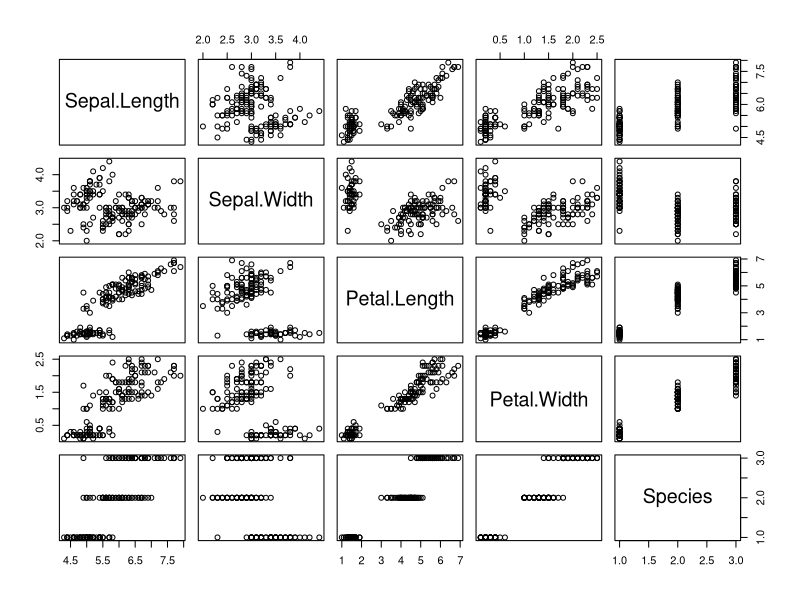
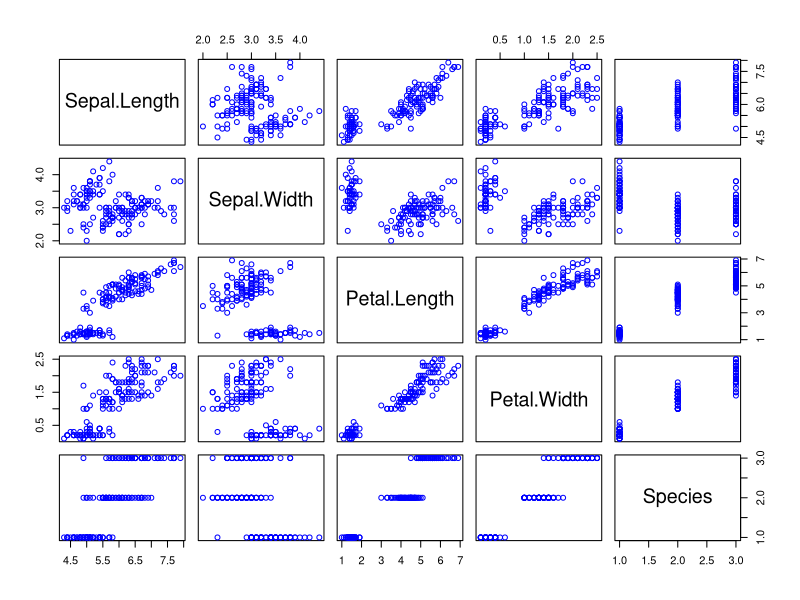
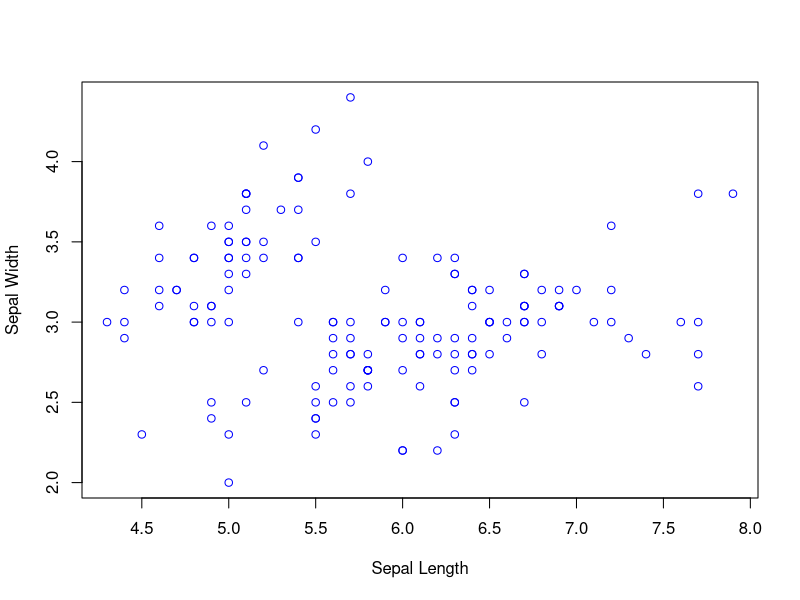
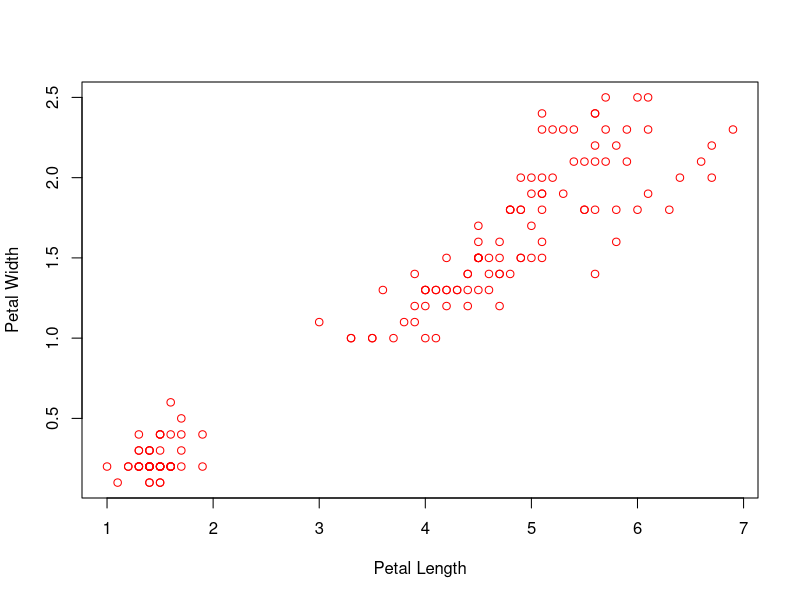
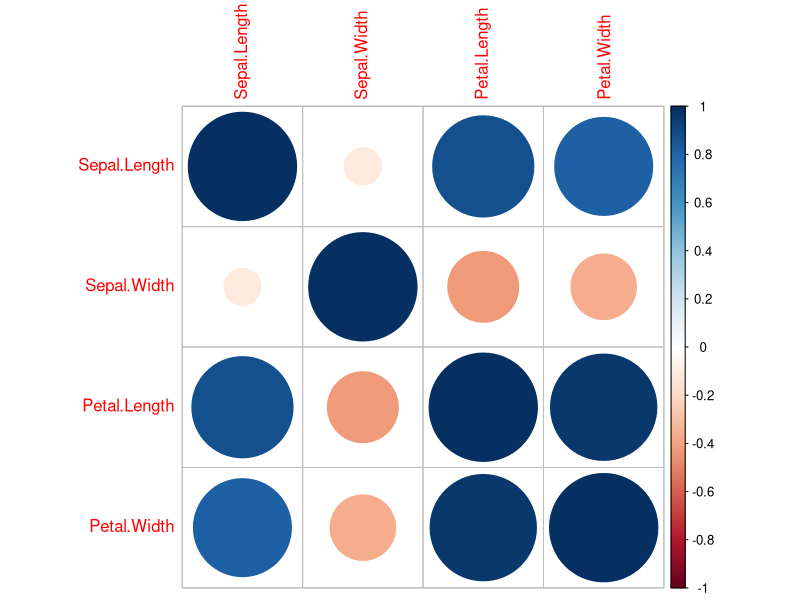
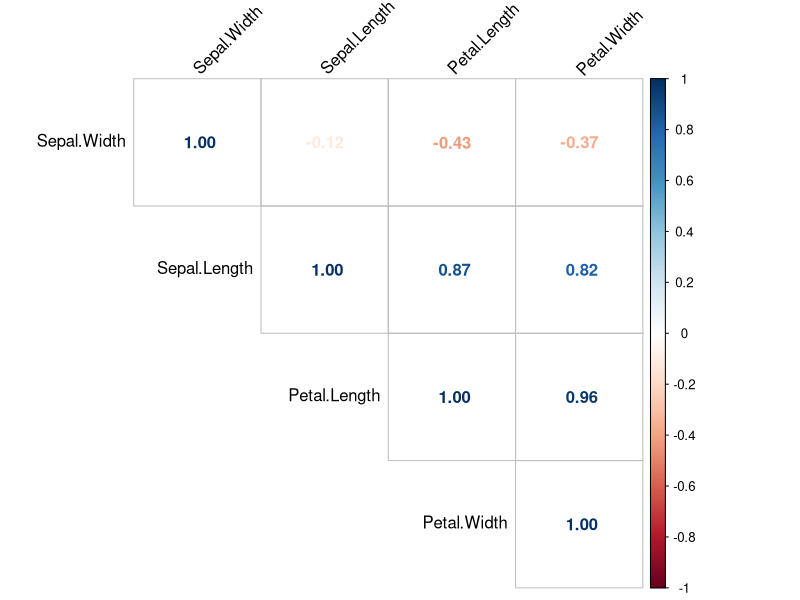
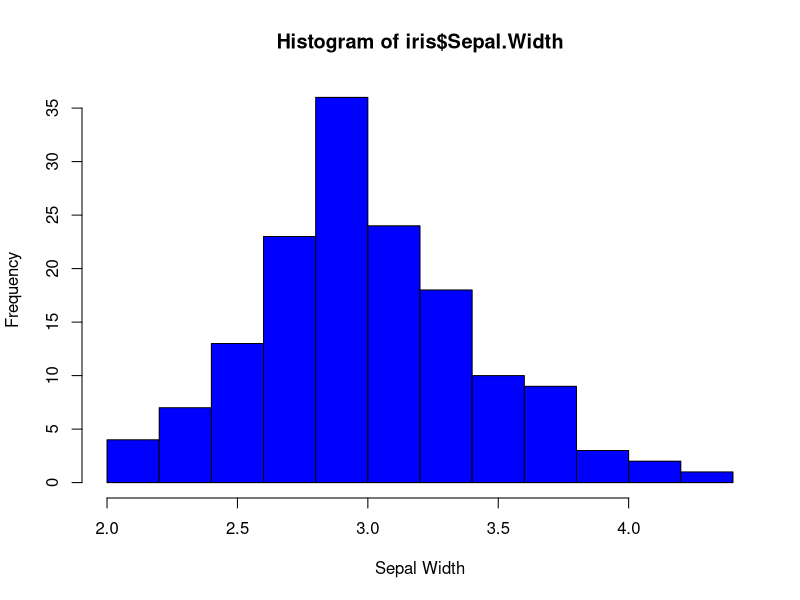
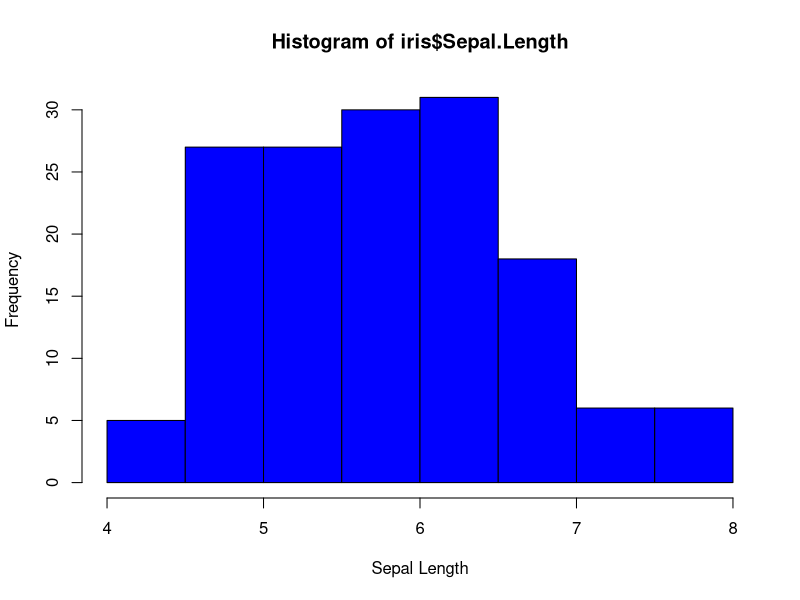

The R script that drew these images, in order:
#######################################
# Loading & Visualizing Iris data set #
#######################################

# NOTE: Uncomment the required line of codes to install 
#       if packages are not installed earlier.


# Load data from R datasets
data()
library(datasets)
data(iris)

# View the data
View(iris)

# Display summary statistics
head(iris, 5)
tail(iris, 5)


# summary()
summary(iris)
summary(iris$Sepal.Length)
summary(iris$Petal.Length)

# Any missing data? Check the total number of
# missing values in the iris data-set
sum(is.na(iris))


# Install package "skimr" 
# "skimr" - Compact & Flexible Summaries of data
# - expands on summary() by providing larger set of statistics
# install.packages("skimr")
library(skimr)

# Perform skim to display compact summary statistics of data
skim(iris) 

# Group data by Species & then perform skim to summarise
# using pipeline operator
iris %>% 
  dplyr::group_by(Species) %>% 
  skim() 


# Data Visualization
# R base plot()

# Panel plots
plot(iris)
plot(iris, col = "blue")

# Scatter plot
plot(iris$Sepal.Length, iris$Sepal.Width, col = "blue",
     xlab = "Sepal Length", ylab = "Sepal Width")
plot(iris$Petal.Length, iris$Petal.Width, col = "red",
     xlab = "Petal Length", ylab = "Petal Width")

# Plotting with corrplot: Correlation Analysis
# Visualising the Correlation Matrix
# install.packages("corrplot")
library(corrplot)

# Compute Correlation Matrix
CorMat <- cor(iris[,1:4]) 
head(round(CorMat,2))

# Visualise Correlation Matrix
corrplot(CorMat, method = "circle")
corrplot(CorMat, method = "number", 
         type = "upper", order = "hclust",
         tl.col = "black", tl.srt = 45,
         sig.level = 0.05, insig = "blank")

# Histogram
hist(iris$Sepal.Width, col = "blue", xlab = "Sepal Width")
hist(iris$Sepal.Length, col = "blue", xlab = "Sepal Length")
hist(iris$Petal.Width, col = "red", xlab = "Petal Width")
hist(iris$Petal.Length, col = "red", xlab = "Petal Length")

# Box-plot: Using ggplot2 package
# Uncomment the lines if packages are not installed
# install.packages("ggplot2")
# install.packages("dplyr")
library(ggplot2)
library(dplyr)

ggplot2::ggplot(iris, aes(x=iris$Sepal.Length,y= iris$Species))+
  geom_boxplot(outlier.color = "red", outlier.size = 3) + 
  coord_flip()
ggplot2::ggplot(iris, aes(x=iris$Sepal.Width,y= iris$Species))+
  geom_boxplot(outlier.color = "red", outlier.size = 3) + 
  coord_flip()
ggplot2::ggplot(iris, aes(x=iris$Petal.Length,y= iris$Species))+
  geom_boxplot(outlier.color = "red", outlier.size = 3) + 
  coord_flip()
ggplot2::ggplot(iris, aes(x=iris$Petal.Width,y= iris$Species))+
  geom_boxplot(outlier.color = "red", outlier.size = 3) + 
  coord_flip()


# Feature plots: 
# Integrating all features in single graph
# Box-plot: Features in X-axis, Factor(Species) in Y-axis
# install.packages("caret")
library(caret)
featurePlot(x = iris[,1:4], 
            y = iris$Species, 
            plot = "box",
            strip=strip.custom(par.strip.text=list(cex=.7)),
            scales = list(x = list(rot=90),
                          y = list(relation="free")),
            layout = c(4,1), 
            auto.key = list(columns = 2))

